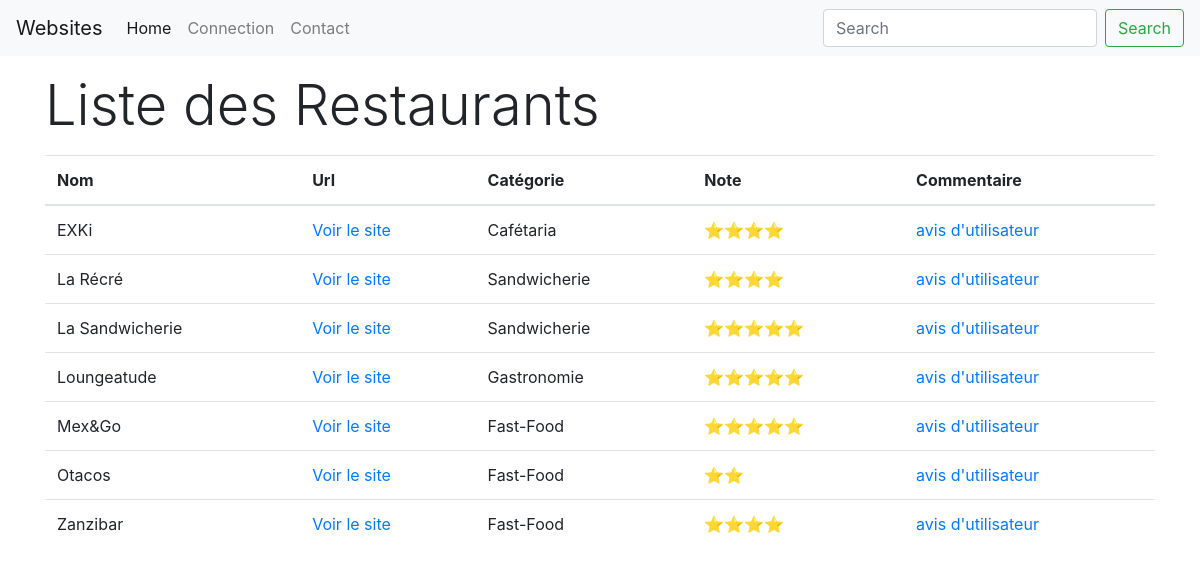
Page /Projet1.0/index.php on the earlier database version.
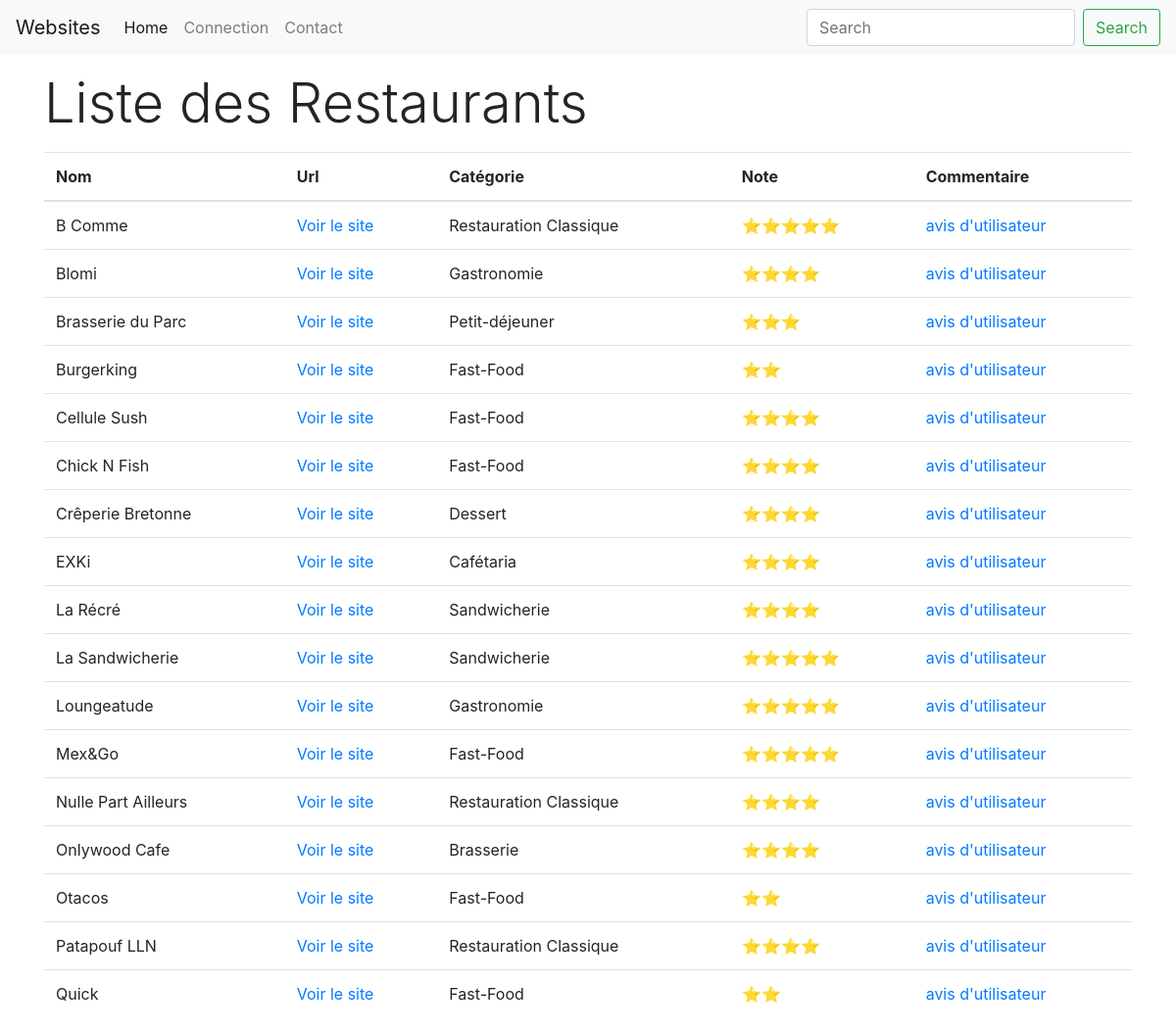
Same page on the later database version.
### tables this page shows
CREATE TABLE IF NOT EXISTS `sites` (
  `id` int(11) NOT NULL AUTO_INCREMENT,
  `name` varchar(120) NOT NULL,
  `url` varchar(120) NOT NULL,
  `description` text NOT NULL,
  `note` tinyint(4) NOT NULL,
  `cat_id` int(11) NOT NULL,
  PRIMARY KEY (`id`),
  KEY `cat_id` (`cat_id`),
  KEY `name` (`name`)
);

CREATE TABLE IF NOT EXISTS `category` (
  `id` int(11) NOT NULL AUTO_INCREMENT,
  `category` varchar(120) NOT NULL,
  PRIMARY KEY (`id`)
);

### Projet1.0/index.php (the view, shortened to what this page needs)
<?php
require 'partials/header.php';
require 'src/tools.php';
$dbh = connect();
if (!isset($_GET['search'])) {
    $sql = "SELECT s.id, s.name,s.url, s.note, c.category
    FROM sites s
    LEFT JOIN category c on s.cat_id = c.id
    order by name";
    $result = $dbh->prepare($sql);
}
$result->execute();
$websites = $result->fetchAll()
?>
<main class="container">
    <section id="listing">
        <h3 class="display-4 my-3">Liste des Restaurants</h3>
        <div class="row">
            <div class="col-md-12">
                <?php if (count($websites)) : ?>
                    <table class="table table-hover">
                        <thead>
                        <tr>
                            <th>Nom</th>
                            <th>Url</th>
                            <th>Catégorie</th>
                            <th>Note</th>
                            <th>Commentaire</th>
                        </tr>
                        </thead>
                        <tbody>
                        <?php foreach ($websites as $website) : ?>
                            <tr>
                                <td><?= $website->name ?></td>
                                <td><a href="<?= $website->url ?>">Voir le site</a></td>
                                <td><?= $website->category ?></td>
                                <td><?= stars($website->note) ?></td>
                                <td><a href="avis.php?search=<?= $website->name ?>">avis d'utilisateur</a></td>
                            </tr>
                        <?php endforeach; ?>
                        </tbody>
                    </table>
                <?php else: ?>
                    <h3>Aucun enregistrement pour <?= $_GET['search'] ?></h3>
                <?php endif; ?>
            </div>
        </div>
    </section>
</main>
<?php
require 'partials/footer.php';
?>

### Projet1.0/src/tools.php (shortened to what this page needs)
<?php
function stars($arg) {
    $max = 5;
    $etoiles = '';
    for ($i = 1; $i <= $arg; $i++) {
        $etoiles .= '⭐';
    }
    $nbrEtoileGrise = $max - $arg;
    for ($i = 1; $i <= $nbrEtoileGrise; $i++) {
        $etoiles .= '<i class="icofont-star"></i>';
    }
    return $etoiles;
}

Differences in the rows shown:
removed sites: name "Zanzibar", cat.category "Fast-Food", note "⭐⭐⭐⭐"
added sites: name "B Comme", cat.category "Restauration Classique", note "⭐⭐⭐⭐⭐"
added sites: name "Blomi", cat.category "Gastronomie", note "⭐⭐⭐⭐"
added sites: name "Brasserie du Parc", cat.category "Petit-déjeuner", note "⭐⭐⭐"
added sites: name "Burgerking", cat.category "Fast-Food", note "⭐⭐"
added sites: name "Cellule Sush", cat.category "Fast-Food", note "⭐⭐⭐⭐"
added sites: name "Chick N Fish", cat.category "Fast-Food", note "⭐⭐⭐⭐"
added sites: name "Crêperie Bretonne", cat.category "Dessert", note "⭐⭐⭐⭐"
added sites: name "Nulle Part Ailleurs", cat.category "Restauration Classique", note "⭐⭐⭐⭐"
added sites: name "Onlywood Cafe", cat.category "Brasserie", note "⭐⭐⭐⭐"
added sites: name "Patapouf LLN", cat.category "Restauration Classique", note "⭐⭐⭐⭐"
added sites: name "Quick", cat.category "Fast-Food", note "⭐⭐"
